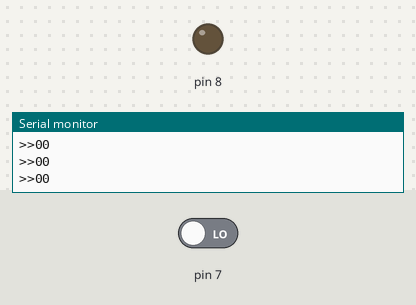
Recording of a sketch running on a simulated Arduino Uno, built with avr-gcc and run on an emulated ATmega328P. Shown: output pins drawn as LEDs (lit = HIGH), the last lines printed to the serial monitor. Dashed ring = blinking. Inputs (shaded band) come from the test bench; at power-on: pin 7 LOW.

Above: at 1.2 s.
1.3 s: pin 7 driven HIGH
At 1.85 s:
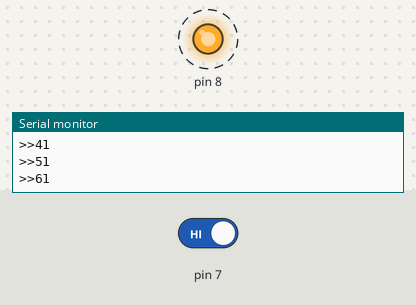
4.3 s: pin 7 driven LOW
At 5.6 s:
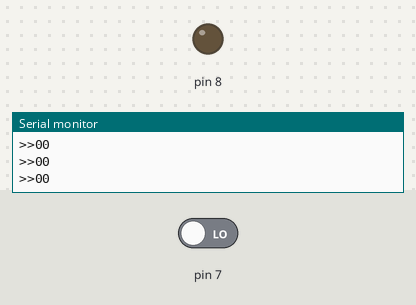
Timing chart, 0 to 7.3 s (numbered marks = the images above; inputs shaded):
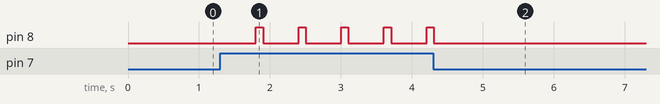

The sketch:

Lab3.ino
```cpp
int counter =0;

void setup() {
  counter = 0;
  pinMode(7,INPUT);
  pinMode(8,OUTPUT);
  Serial.begin(9600);
}
void loop() {
  counter += digitalRead(7) == HIGH? 1 : 0;
  digitalWrite(8,counter % 6 == 0 && counter != 0);


  Serial.println(digitalRead(7));
  Serial.print(">>");
  Serial.print(counter);

  if(counter == 6) counter =0 ;

  delay(100);
}
```

Measured:
- after the input at 1.3 s, pin 8: alternates HIGH for 0.10 s and LOW for 0.50 s, starting after 0.50 s
- after the input at 4.3 s, pin 8: goes on until 4.3 s, then stays LOW
